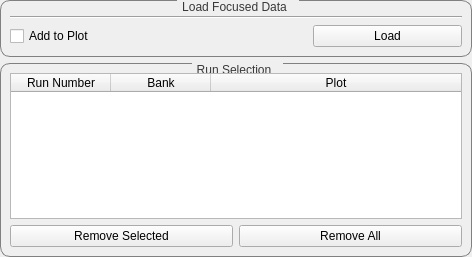
<?xml version="1.0" encoding="UTF-8"?>
<ui version="4.0">
 <class>Form</class>
 <widget class="QWidget" name="Form">
  <property name="geometry">
   <rect>
    <x>0</x>
    <y>0</y>
    <width>472</width>
    <height>257</height>
   </rect>
  </property>
  <property name="windowTitle">
   <string>Form</string>
  </property>
  <property name="styleSheet">
   <string notr="true">QGroupBox {
border: 1px solid grey;border-radius: 10px;margin-top: 1ex; margin-right: 0ex
}
QGroupBox:title {
                           subcontrol-origin: margin;
                           padding: 0 3px;
                           subcontrol-position: top center;
                           padding-top: 0px;
                          padding-bottom: 0px;
                           padding-right: 10px;
                            color: rgb(56, 56, 56)
}</string>
  </property>
  <layout class="QVBoxLayout" name="verticalLayout_2">
   <property name="leftMargin">
    <number>0</number>
   </property>
   <property name="topMargin">
    <number>0</number>
   </property>
   <property name="rightMargin">
    <number>0</number>
   </property>
   <property name="bottomMargin">
    <number>0</number>
   </property>
   <item>
    <widget class="QGroupBox" name="group_loading">
     <property name="minimumSize">
      <size>
       <width>0</width>
       <height>0</height>
      </size>
     </property>
     <property name="maximumSize">
      <size>
       <width>16777215</width>
       <height>16777215</height>
      </size>
     </property>
     <property name="title">
      <string>Load Focused Data</string>
     </property>
     <layout class="QGridLayout" name="gridLayout_2">
      <item row="0" column="0">
       <layout class="QGridLayout" name="gridLayout">
        <item row="0" column="0" colspan="3">
         <widget class="FileFinder" name="finder_data" native="true"/>
        </item>
        <item row="2" column="2">
         <widget class="QPushButton" name="button_load">
          <property name="text">
           <string>Load</string>
          </property>
         </widget>
        </item>
        <item row="2" column="0" colspan="2">
         <widget class="QCheckBox" name="check_addToPlot">
          <property name="text">
           <string>Add to Plot</string>
          </property>
         </widget>
        </item>
        <item row="1" column="0" colspan="3">
         <widget class="Line" name="line">
          <property name="minimumSize">
           <size>
            <width>0</width>
            <height>0</height>
           </size>
          </property>
          <property name="orientation">
           <enum>Qt::Horizontal</enum>
          </property>
         </widget>
        </item>
       </layout>
      </item>
     </layout>
    </widget>
   </item>
   <item>
    <widget class="QGroupBox" name="group_selection">
     <property name="title">
      <string>Run Selection</string>
     </property>
     <layout class="QVBoxLayout" name="verticalLayout">
      <item>
       <widget class="QTableWidget" name="table_selection">
        <property name="minimumSize">
         <size>
          <width>0</width>
          <height>120</height>
         </size>
        </property>
        <property name="gridStyle">
         <enum>Qt::SolidLine</enum>
        </property>
        <property name="wordWrap">
         <bool>true</bool>
        </property>
        <property name="cornerButtonEnabled">
         <bool>true</bool>
        </property>
        <property name="rowCount">
         <number>0</number>
        </property>
        <property name="columnCount">
         <number>3</number>
        </property>
        <attribute name="horizontalHeaderVisible">
         <bool>true</bool>
        </attribute>
        <attribute name="horizontalHeaderStretchLastSection">
         <bool>true</bool>
        </attribute>
        <attribute name="verticalHeaderVisible">
         <bool>false</bool>
        </attribute>
        <column>
         <property name="text">
          <string>Run Number</string>
         </property>
        </column>
        <column>
         <property name="text">
          <string>Bank</string>
         </property>
        </column>
        <column>
         <property name="text">
          <string>Plot</string>
         </property>
        </column>
       </widget>
      </item>
      <item>
       <layout class="QGridLayout" name="gridLayout_3">
        <property name="topMargin">
         <number>0</number>
        </property>
        <item row="0" column="1">
         <widget class="QPushButton" name="button_removeAll">
          <property name="sizePolicy">
           <sizepolicy hsizetype="Minimum" vsizetype="Fixed">
            <horstretch>0</horstretch>
            <verstretch>0</verstretch>
           </sizepolicy>
          </property>
          <property name="text">
           <string>Remove All</string>
          </property>
          <property name="checked">
           <bool>false</bool>
          </property>
         </widget>
        </item>
        <item row="0" column="0">
         <widget class="QPushButton" name="button_removeSelected">
          <property name="text">
           <string>Remove Selected</string>
          </property>
         </widget>
        </item>
       </layout>
      </item>
     </layout>
    </widget>
   </item>
  </layout>
 </widget>
 <customwidgets>
  <customwidget>
   <class>FileFinder</class>
   <extends>QWidget</extends>
   <header>mantidqt.widgets.filefinder</header>
   <container>1</container>
  </customwidget>
 </customwidgets>
 <resources/>
 <connections/>
</ui>
